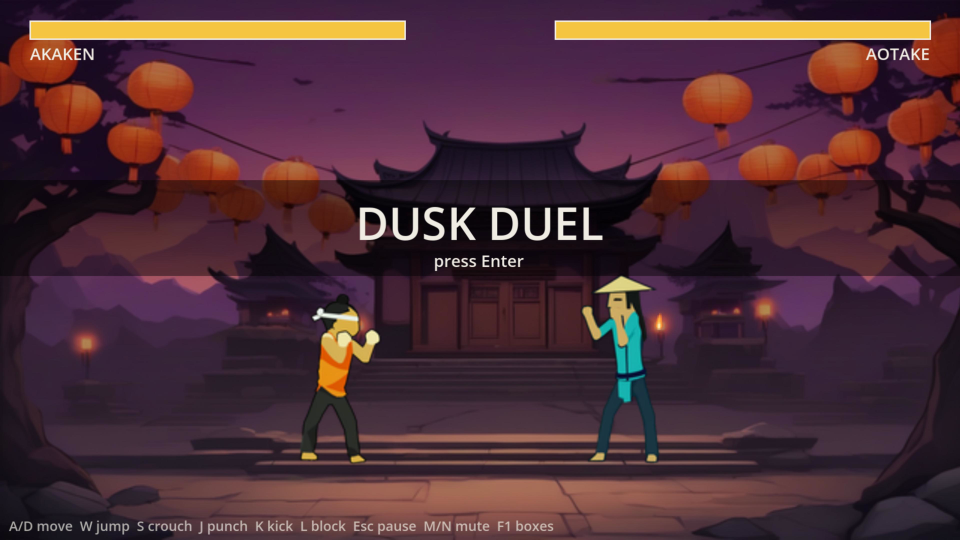
#> input picture youtube/walker-dusk-duel-zhaohui-li-a8-pitch/capture/stills/title.png, 1920 x 1080 px (shown at 1/2 size)
$ python build_figures.py ../capture/stills/title.png
#> lines starting #> are read from the running program, lines starting #| are printed output that depends on the picture
#!/usr/bin/env python3
"""Lay out the A8 pitch film's figure stills (adapted from the A7 reel's tool).

Real pixels: frames of capture/a8_round.avi (the scripted-input Movie Maker capture, extracted to
capture/stills/ by tools/extract_stills.sh) and godot/art/env/bg.png. Numbers and log lines are
copied from the logs, TEST-REPORT.md and PROJECT-BRIEF.md. Everything that does not exist yet is
drawn on a panel stamped "CONSTRUCTED · PROPOSED". No King of Fighters imagery is used. Every source
and its SHA-256 goes to figures/figures.json for SOURCES.md.
    python tools/build_figures.py [--masked]
"""
import hashlib
import json
import pathlib
import sys

from PIL import Image, ImageDraw, ImageFont

REEL = pathlib.Path(__file__).resolve().parent.parent
REPO = REEL.parent.parent
MASKED = "--masked" in sys.argv
OUT = REEL / ("_qc/typecheck-masked/figures" if MASKED else "figures")
PAGE = (255, 253, 248)
CARD = (255, 255, 255)
RULE = (204, 198, 186)
INK = (61, 57, 41)
SOFT = (110, 100, 86)
ACCENT = (217, 119, 87)
WARN = (164, 74, 50)
GOOD = (60, 110, 70)
DARK = (34, 24, 40)
W, H = 3200, 1160
used = {}
STILLS = REEL.relative_to(REPO).as_posix() + "/capture/stills"


def font(size, bold=False, mono=False):
    if mono:
        return ImageFont.truetype("C:/Windows/Fonts/consolab.ttf" if bold else "C:/Windows/Fonts/consola.ttf", size)
    return ImageFont.truetype("C:/Windows/Fonts/seguisb.ttf" if bold else "C:/Windows/Fonts/segoeui.ttf", size)


def src(rel, mask=True):
    p = REPO / rel
    used[rel] = hashlib.sha256(p.read_bytes()).hexdigest()
    img = Image.open(p).convert("RGB")
    return Image.new("RGB", img.size, PAGE) if (MASKED and mask) else img


def text(d, s, x, y, w, size=54, color=INK, bold=False, mono=False, align="center"):
    f = font(size, bold, mono)
    tw = d.textlength(s, font=f)
    xx = x + (w - tw) / 2 if align == "center" else x
    d.text((xx, y), s, font=f, fill=color)
    return tw


def card(d, x, y, w, h, outline=RULE, fill=CARD, width=4):
    d.rounded_rectangle([x, y, x + w, y + h], radius=22, fill=fill, outline=outline, width=width)


def proposed(d, x, y, w, h):
    """A dashed warn-coloured frame and the stamp: everything inside does not exist yet."""
    for i in range(x, x + w, 40):
        d.line([i, y, min(i + 22, x + w), y], fill=WARN, width=6)
        d.line([i, y + h, min(i + 22, x + w), y + h], fill=WARN, width=6)
    for j in range(y, y + h, 40):
        d.line([x, j, x, min(j + 22, y + h)], fill=WARN, width=6)
        d.line([x + w, j, x + w, min(j + 22, y + h)], fill=WARN, width=6)
    f = font(46, True)
    s = "CONSTRUCTED · PROPOSED"
    tw = d.textlength(s, font=f)
    d.rectangle([x + 30, y - 32, x + 60 + tw, y + 32], fill=PAGE)
    d.text((x + 45, y - 30), s, font=f, fill=WARN)


def realtag(d, x, y, s):
    f = font(40, True)
    tw = d.textlength(s, font=f)
    d.rectangle([x, y, x + tw + 30, y + 58], fill=GOOD)
    d.text((x + 15, y + 4), s, font=f, fill=(255, 255, 255))


def new():
    page = Image.new("RGB", (W, H), PAGE)
    return page, ImageDraw.Draw(page)


def save(page, name):
    page.save(OUT / name)


def still(name, box=None, height=None):
    p = REPO / STILLS / name
    img = src(f"{STILLS}/{name}") if p.exists() else src("godot/art/env/bg.png")
    if box:
        img = img.crop(box)
    if height:
        img = img.resize((int(height * img.width / img.height), height), Image.LANCZOS)
    return img


# ---------------------------------------------------------------- B00 title
def fig_title():
    page, d = new()
    img = still("title.png", height=900)
    ox = 120
    page.paste(img, (ox, 130))
    realtag(d, ox, 60, "REAL CAPTURE · title screen · rev dff6cba")
    x = ox + img.width + 120
    text(d, "Dusk Duel", x, 300, W - x - 100, 150, INK, True, align="left")
    text(d, "Final project pitch", x, 500, W - x - 100, 80, SOFT, align="left")
    text(d, "Zhaohui Li · CSYE 7270 · Fall 2026", x, 640, W - x - 100, 58, SOFT, align="left")
    text(d, "Godot 4.7.2 · GDScript · Compatibility", x, 760, W - x - 100, 58, SOFT, align="left")
    save(page, "fig_title.png")


# ---------------------------------------------------------------- B03 what is new
def fig_new():
    page, d = new()
    text(d, "Exists today (desktop): title · fight vs CPU · K.O. · rematch", 0, 70, W, 64, GOOD, True)
    proposed(d, 100, 240, W - 200, 820)
    cards = [("Web build", ["a full match", "in a browser", "Microsoft Edge"]),
             ("Stronger CPU", ["deliberate choices", "distance-aware attacks", "adjustable difficulty"]),
             ("Wider tests", ["repeated matches", "state transitions", "a report anyone can re-run"])]
    cw = (W - 200 - 4 * 70) // 3
    for i, (title, lines) in enumerate(cards):
        x = 170 + i * (cw + 70)
        card(d, x, 330, cw, 660, WARN)
        text(d, title, x, 380, cw, 84, INK, True)
        for j, s in enumerate(lines):
            text(d, s, x, 560 + j * 120, cw, 60, SOFT)
    save(page, "fig_new.png")


# ---------------------------------------------------------------- B04 comparable
def fig_compare():
    page, d = new()
    cw = (W - 300) // 2
    card(d, 100, 120, cw, 940)
    text(d, "The King of Fighters '97", 100, 200, cw, 84, INK, True)
    text(d, "played by Zhaohui", 100, 320, cw, 56, SOFT)
    for j, s in enumerate(["fast combat", "attack timing", "defence", "a large roster, versus play"]):
        text(d, s, 100, 480 + j * 120, cw, 64, INK)
    text(d, "(named only; no images used)", 100, 960, cw, 44, SOFT)
    x = 200 + cw
    card(d, x, 120, cw, 940)
    text(d, "Dusk Duel", x, 200, cw, 84, INK, True)
    text(d, "one complete single-player match", x, 320, cw, 56, SOFT)
    realtag(d, x + 60, 450, "EXISTS · desktop, one round vs CPU")
    proposed(d, x + 60, 640, cw - 120, 360)
    for j, s in enumerate(["in a browser: no install,", "no online opponent, no setup"]):
        text(d, s, x + 60, 720 + j * 110, cw - 120, 60, INK)
    save(page, "fig_compare.png")


# ---------------------------------------------------------------- B07 first sixty seconds
def fig_sixty():
    page, d = new()
    text(d, "Reader: a technical lead or recruiter · Role: gameplay programmer", 0, 70, W, 64, INK, True)
    proposed(d, 100, 240, W - 200, 820)
    steps = [("0 s", "open the page"), ("~5 s", "press Enter"), ("~10 s", "fight a round"),
             ("~45 s", "see the K.O."), ("~55 s", "rematch")]
    n = len(steps)
    x0, x1, y = 380, W - 380, 560
    d.line([x0, y, x1, y], fill=INK, width=8)
    for i, (t, s) in enumerate(steps):
        x = x0 + i * (x1 - x0) // (n - 1)
        d.ellipse([x - 30, y - 30, x + 30, y + 30], fill=ACCENT)
        text(d, t, x - 250, y - 160, 500, 64, INK, True)
        text(d, s, x - 250, y + 70, 500, 58, SOFT)
    text(d, "no code to read · times are a plan, not a measurement", 0, 900, W, 56, WARN)
    save(page, "fig_sixty.png")


# ---------------------------------------------------------------- B08 tests (real output)
def log_line(rel, needle):
    lines = (REPO / rel).read_text(encoding="utf-8", errors="replace").splitlines()
    used[rel] = hashlib.sha256((REPO / rel).read_bytes()).hexdigest()
    for i, s in enumerate(lines, 1):
        if needle in s:
            return i, s.strip()
    raise SystemExit(f"{needle!r} not in {rel}")


def fig_tests():
    page, d = new()
    realtag(d, 100, 60, "REAL OUTPUT · headless, Godot 4.7.2 · logs in the repo at dff6cba")
    rows = [("round flow, hits, health", "logs/test_runner_60fps.log", "a2–a7"),
            ("hurt-flash shader (A5)", "logs/test_hurt_flash_60fps.log", "a5"),
            ("hit sparks (A6)", "logs/test_hit_spark_state_60fps.log", "a6"),
            ("embers (A6)", "logs/test_embers_state_60fps.log", "a6"),
            ("kick arc edges (A7)", "logs/test_kick_edges_60fps.log", "a7"),
            ("game unchanged: pins (A7)", "logs/test_pins_a7_60fps.log", "a7")]
    y = 200
    for what, rel, tag in rows:
        n, s = log_line(rel, "checks, ")
        card(d, 100, y, W - 200, 135)
        text(d, what, 140, y + 35, 900, 56, INK, True, align="left")
        text(d, s, 1080, y + 35, 900, 60, GOOD, True, mono=True, align="left")
        text(d, f"{rel}:{n}", 1900, y + 45, 1150, 44, SOFT, mono=True, align="left")
        y += 155
    save(page, "fig_tests.png")


# ---------------------------------------------------------------- B09 GPU price (A6, real)
# [101 lines left out: functions fig_gpu, fig_out, fig_milestone, fig_risk, fig_why, fig_end, not called in this run]


def main():
    OUT.mkdir(parents=True, exist_ok=True)
    for f in (fig_title, fig_new, fig_compare, fig_sixty, fig_tests, fig_gpu, fig_out, fig_milestone,
              fig_risk, fig_why, fig_end):
        f()
        print("wrote", f.__name__)
#> this loop made 5 passes
#> pass 1, in new, `page = Image.new("RGB", (W, H), PAGE)`:
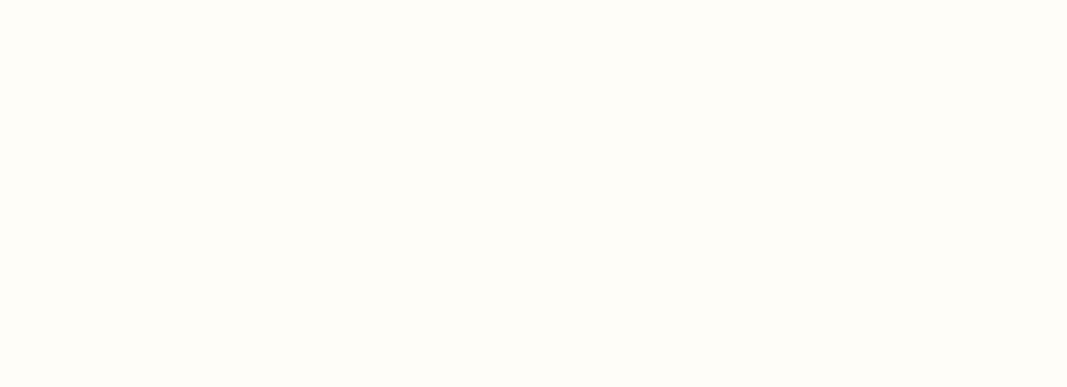
#> page: PIL image 3200x1160 RGB (shown at 1/3 size); mean R, G, B 255, 253, 248
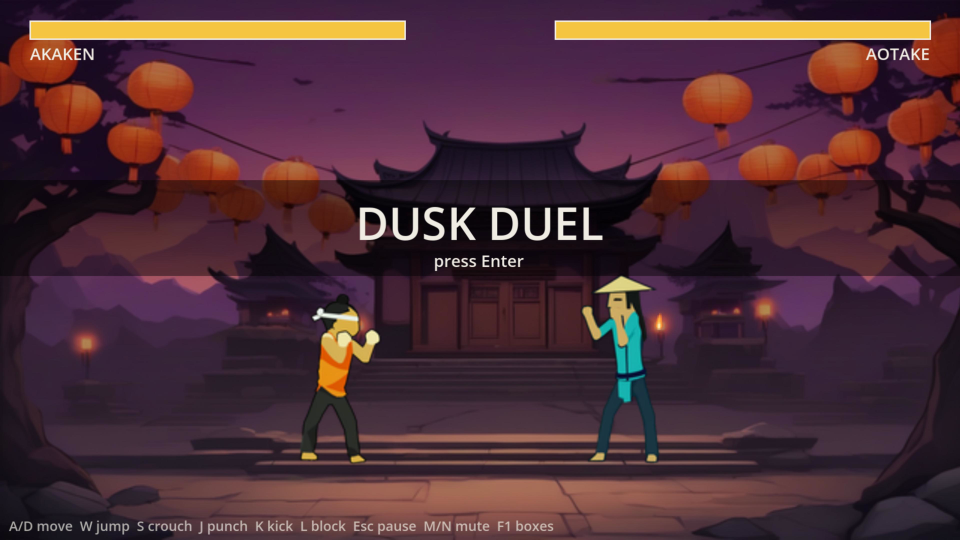
#> input picture youtube/walker-dusk-duel-zhaohui-li-a8-pitch/capture/stills/title.png, 1920 x 1080 px (shown at 1/2 size)
#> pass 1, in save, `page.save(OUT / name)`:
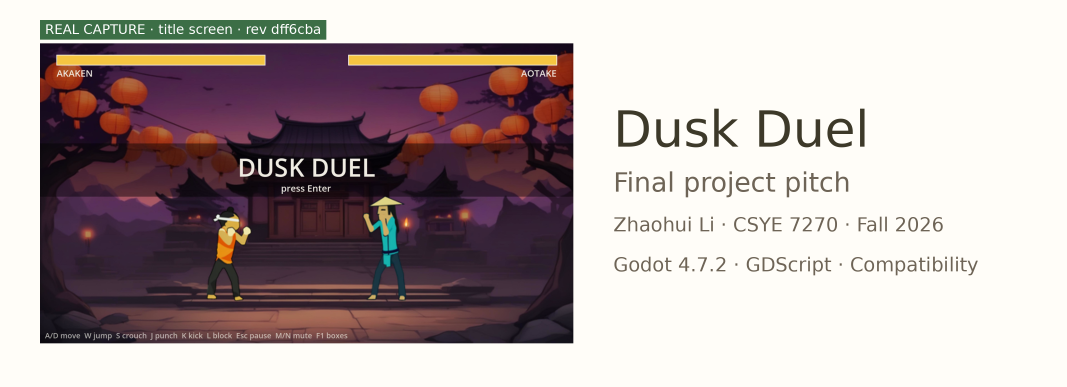
#> saved as fig_title.png: PIL image 3200x1160 RGB (shown at 1/3 size); mean R, G, B 181, 168.3, 168.3
#> pass 2, in save (call 2), `page.save(OUT / name)`:
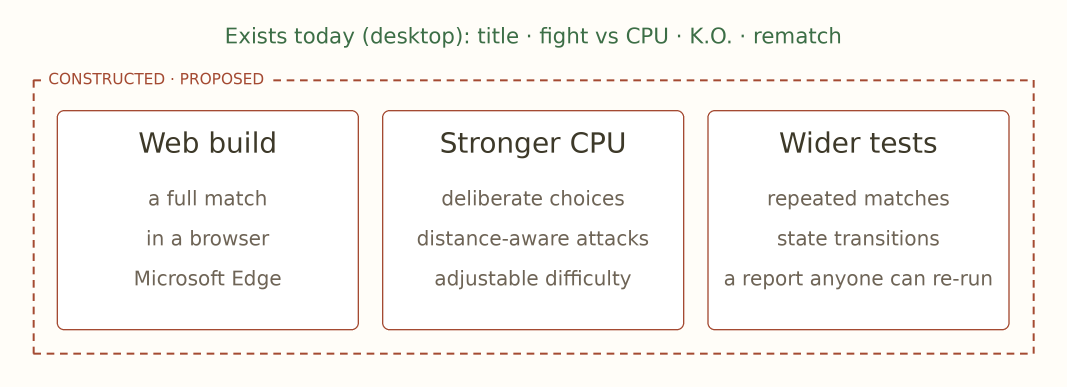
#> saved as fig_new.png: PIL image 3200x1160 RGB (shown at 1/3 size); mean R, G, B 248.5, 245.9, 242.4
    if not MASKED:
        (OUT / "figures.json").write_text(json.dumps({"sources": used}, indent=1) + "\n", encoding="utf-8")


if __name__ == "__main__":
#> (the run stopped early here; a loop or call above may not have finished)
